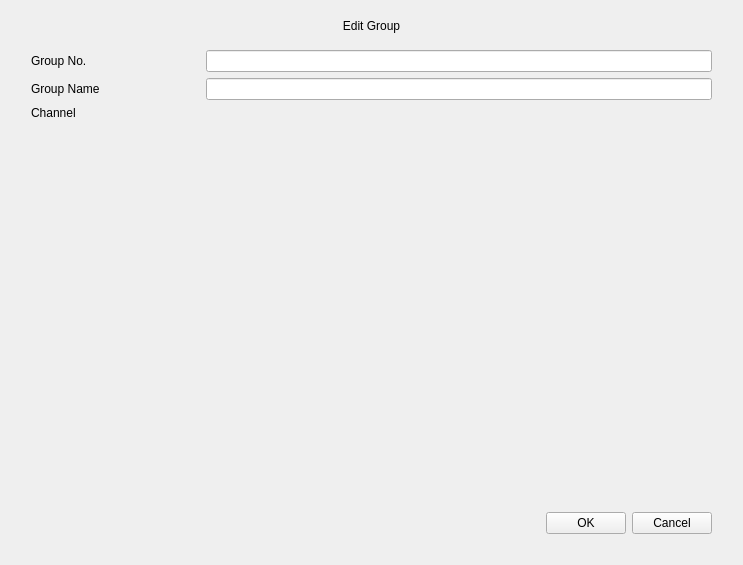
<?xml version="1.0" encoding="UTF-8"?>
<ui version="4.0">
 <class>OccupancyGroupEdit</class>
 <widget class="QWidget" name="OccupancyGroupEdit">
  <property name="geometry">
   <rect>
    <x>0</x>
    <y>0</y>
    <width>743</width>
    <height>565</height>
   </rect>
  </property>
  <property name="windowTitle">
   <string>Form</string>
  </property>
  <layout class="QVBoxLayout" name="verticalLayout">
   <property name="spacing">
    <number>0</number>
   </property>
   <item>
    <widget class="QLabel" name="label_title">
     <property name="minimumSize">
      <size>
       <width>0</width>
       <height>30</height>
      </size>
     </property>
     <property name="text">
      <string>Edit Group</string>
     </property>
     <property name="alignment">
      <set>Qt::AlignCenter</set>
     </property>
    </widget>
   </item>
   <item>
    <widget class="QWidget" name="widget_background" native="true">
     <property name="sizePolicy">
      <sizepolicy hsizetype="Preferred" vsizetype="Expanding">
       <horstretch>0</horstretch>
       <verstretch>0</verstretch>
      </sizepolicy>
     </property>
     <layout class="QVBoxLayout" name="verticalLayout_2">
      <property name="leftMargin">
       <number>20</number>
      </property>
      <property name="rightMargin">
       <number>20</number>
      </property>
      <property name="bottomMargin">
       <number>20</number>
      </property>
      <item>
       <layout class="QGridLayout" name="gridLayout">
        <item row="0" column="0">
         <widget class="QLabel" name="labelGroup">
          <property name="sizePolicy">
           <sizepolicy hsizetype="Preferred" vsizetype="Preferred">
            <horstretch>1</horstretch>
            <verstretch>0</verstretch>
           </sizepolicy>
          </property>
          <property name="text">
           <string>Group No.</string>
          </property>
         </widget>
        </item>
        <item row="0" column="1">
         <widget class="QLineEdit" name="lineEditGroup">
          <property name="sizePolicy">
           <sizepolicy hsizetype="Expanding" vsizetype="Fixed">
            <horstretch>3</horstretch>
            <verstretch>0</verstretch>
           </sizepolicy>
          </property>
          <property name="readOnly">
           <bool>true</bool>
          </property>
         </widget>
        </item>
        <item row="1" column="0">
         <widget class="QLabel" name="labelName">
          <property name="text">
           <string>Group Name</string>
          </property>
         </widget>
        </item>
        <item row="1" column="1">
         <widget class="MyLineEdit" name="lineEditName">
          <property name="maxLength">
           <number>20</number>
          </property>
         </widget>
        </item>
        <item row="2" column="1">
         <widget class="CheckBoxGroup" name="checkBoxGroup" native="true">
          <property name="minimumSize">
           <size>
            <width>0</width>
            <height>30</height>
           </size>
          </property>
         </widget>
        </item>
        <item row="2" column="0">
         <widget class="QWidget" name="widget" native="true">
          <layout class="QVBoxLayout" name="verticalLayout_3">
           <property name="spacing">
            <number>0</number>
           </property>
           <property name="leftMargin">
            <number>0</number>
           </property>
           <property name="topMargin">
            <number>0</number>
           </property>
           <property name="rightMargin">
            <number>0</number>
           </property>
           <property name="bottomMargin">
            <number>0</number>
           </property>
           <item>
            <widget class="QLabel" name="labelChannel">
             <property name="text">
              <string>Channel</string>
             </property>
            </widget>
           </item>
           <item>
            <widget class="QWidget" name="widget_2" native="true">
             <property name="sizePolicy">
              <sizepolicy hsizetype="Preferred" vsizetype="Preferred">
               <horstretch>0</horstretch>
               <verstretch>1</verstretch>
              </sizepolicy>
             </property>
            </widget>
           </item>
          </layout>
         </widget>
        </item>
       </layout>
      </item>
      <item>
       <spacer name="verticalSpacer">
        <property name="orientation">
         <enum>Qt::Vertical</enum>
        </property>
        <property name="sizeHint" stdset="0">
         <size>
          <width>20</width>
          <height>40</height>
         </size>
        </property>
       </spacer>
      </item>
      <item>
       <layout class="QHBoxLayout" name="horizontalLayout">
        <item>
         <spacer name="horizontalSpacer">
          <property name="orientation">
           <enum>Qt::Horizontal</enum>
          </property>
          <property name="sizeHint" stdset="0">
           <size>
            <width>40</width>
            <height>20</height>
           </size>
          </property>
         </spacer>
        </item>
        <item>
         <widget class="MyPushButton" name="pushButtonOk">
          <property name="text">
           <string>OK</string>
          </property>
         </widget>
        </item>
        <item>
         <widget class="MyPushButton" name="pushButtonCancel">
          <property name="text">
           <string>Cancel</string>
          </property>
         </widget>
        </item>
       </layout>
      </item>
     </layout>
    </widget>
   </item>
  </layout>
 </widget>
 <customwidgets>
  <customwidget>
   <class>MyPushButton</class>
   <extends>QPushButton</extends>
   <header>mypushbutton.h</header>
  </customwidget>
  <customwidget>
   <class>MyLineEdit</class>
   <extends>QLineEdit</extends>
   <header>mylineedit.h</header>
  </customwidget>
  <customwidget>
   <class>CheckBoxGroup</class>
   <extends>QWidget</extends>
   <header>checkboxgroup.h</header>
   <container>1</container>
  </customwidget>
 </customwidgets>
 <resources/>
 <connections/>
</ui>
